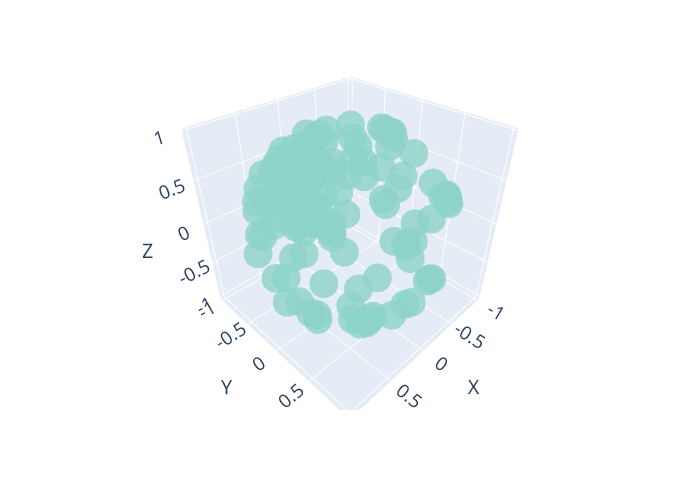

The notebook cell this image was saved under:
### Code cell
fig = px.scatter_3d(
    data_frame=hyperbolic_df, 
    x='x', 
    y='y', 
    z='z', 
     
    # text='cluster labels',  # assuming 'labels' column contains the point labels
    # title='ON and OFF Neurons',
    labels={'x': 'X', 'y': 'Y', 'z': 'Z'},
    
)

fig.update_layout(
    scene=dict(
        xaxis=dict(
            tickvals=[-1, -0.5, 0, 0.5, 1],
            ticktext=['-1', '-0.5', '0', '0.5', '1'],
            title=dict(text='X', font=dict(size=20)),
            tickfont=dict(size=15)
        ),
        yaxis=dict(
            tickvals=[-1, -0.5, 0, 0.5, 1],
            ticktext=['-1', '-0.5', '0', '0.5', '1'],
            title=dict(text='Y ', font=dict(size=20)),
            tickfont=dict(size=15)
            
        ),
        zaxis=dict(
            tickvals=[-1, -0.5, 0, 0.5, 1],
            ticktext=['-1', '-0.5', '0', '0.5', '1'],
            title=dict(text='Z ', font=dict(size=20)),
            tickfont=dict(size=15)
            
        )
    ),
    legend=dict(
        title=dict(text='Cluster Labels', font=dict(size=12)),
        font=dict(size=10)
    # ),
    # title=dict(
    #     text='ON and OFF Neurons',
    #     font=dict(size=15)
    ),
    margin=dict(l=20, r=20, b=90, t=40),
    autosize=True,
    width=700,
    height=500
)

# Customize marker size and opacity for better visualization
fig.update_traces(marker=dict(size=10, opacity=0.8, color='#8dd3c7' ))




fig.show()

### Figure 1 — Plotly figure (JSON) as saved in the notebook; plotly's stock layout.template omitted (floating-point values rounded to 4 significant figures; data arrays with more than 128 entries replaced by an {"elided": "..."} marker saying what was removed)
{"data": [{"hovertemplate": "X=%{x}<br>Y=%{y}<br>Z=%{z}<extra></extra>", "legendgroup": "", "marker": {"color": "#8dd3c7", "opacity": 0.8, "size": 10, "symbol": "circle"}, "mode": "markers", "name": "", "scene": "scene", "showlegend": false, "type": "scatter3d", "x": {"elided": "135 float values"}, "y": {"elided": "135 float values"}, "z": {"elided": "135 float values"}}], "layout": {"autosize": true, "height": 500, "legend": {"font": {"size": 10}, "title": {"font": {"size": 12}, "text": "Cluster Labels"}, "tracegroupgap": 0}, "margin": {"b": 90, "l": 20, "r": 20, "t": 40}, "scene": {"domain": {"x": [0, 1], "y": [0, 1]}, "xaxis": {"tickfont": {"size": 15}, "ticktext": ["-1", "-0.5", "0", "0.5", "1"], "tickvals": [-1, -0.5, 0, 0.5, 1], "title": {"font": {"size": 20}, "text": "X"}}, "yaxis": {"tickfont": {"size": 15}, "ticktext": ["-1", "-0.5", "0", "0.5", "1"], "tickvals": [-1, -0.5, 0, 0.5, 1], "title": {"font": {"size": 20}, "text": "Y "}}, "zaxis": {"tickfont": {"size": 15}, "ticktext": ["-1", "-0.5", "0", "0.5", "1"], "tickvals": [-1, -0.5, 0, 0.5, 1], "title": {"font": {"size": 20}, "text": "Z "}}}, "width": 700}}
